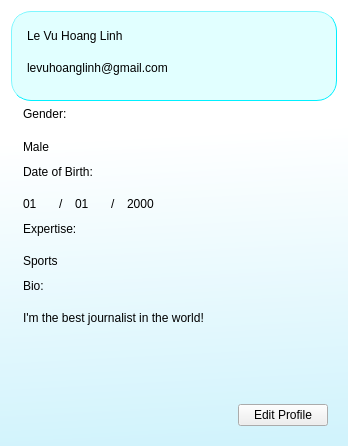
<?xml version="1.0" encoding="UTF-8"?>
<ui version="4.0">
 <class>profile_window</class>
 <widget class="QDialog" name="profile_window">
  <property name="geometry">
   <rect>
    <x>0</x>
    <y>0</y>
    <width>348</width>
    <height>446</height>
   </rect>
  </property>
  <property name="sizeIncrement">
   <size>
    <width>0</width>
    <height>0</height>
   </size>
  </property>
  <property name="windowTitle">
   <string>Profile</string>
  </property>
  <property name="styleSheet">
   <string notr="true">QDialog{
background-color: qlineargradient(spread:pad, x1:0.497537, y1:1, x2:0.468443, y2:0.301, stop:0 rgba(209, 243, 252, 255), stop:1 rgba(255, 255, 255, 255))
}</string>
  </property>
  <layout class="QVBoxLayout" name="verticalLayout">
   <item>
    <widget class="QFrame" name="header">
     <property name="maximumSize">
      <size>
       <width>16777215</width>
       <height>90</height>
      </size>
     </property>
     <property name="styleSheet">
      <string notr="true">QFrame{
border-style: outset;
border-radius: 20px;
border-color: rgb(0, 240, 255);
border-width: 0.5px;
padding: 1px;
background-color: rgba(102, 255, 255, 50)
}</string>
     </property>
     <property name="frameShape">
      <enum>QFrame::StyledPanel</enum>
     </property>
     <property name="frameShadow">
      <enum>QFrame::Raised</enum>
     </property>
     <layout class="QHBoxLayout" name="horizontalLayout">
      <item>
       <widget class="QFrame" name="basic_info">
        <property name="maximumSize">
         <size>
          <width>16777215</width>
          <height>90</height>
         </size>
        </property>
        <property name="styleSheet">
         <string notr="true">QFrame{
border: none;
background-color: rgba(0,0,0,0)

}</string>
        </property>
        <property name="frameShape">
         <enum>QFrame::StyledPanel</enum>
        </property>
        <property name="frameShadow">
         <enum>QFrame::Raised</enum>
        </property>
        <layout class="QVBoxLayout" name="verticalLayout_2">
         <property name="spacing">
          <number>0</number>
         </property>
         <property name="leftMargin">
          <number>0</number>
         </property>
         <property name="topMargin">
          <number>0</number>
         </property>
         <property name="rightMargin">
          <number>0</number>
         </property>
         <property name="bottomMargin">
          <number>0</number>
         </property>
         <item>
          <widget class="QLabel" name="name_display">
           <property name="maximumSize">
            <size>
             <width>16777215</width>
             <height>30</height>
            </size>
           </property>
           <property name="styleSheet">
            <string notr="true">font: 20pt &quot;.AppleSystemUIFont&quot;;</string>
           </property>
           <property name="text">
            <string>Le Vu Hoang Linh</string>
           </property>
           <property name="alignment">
            <set>Qt::AlignLeading|Qt::AlignLeft|Qt::AlignTop</set>
           </property>
          </widget>
         </item>
         <item>
          <widget class="QLabel" name="email_display">
           <property name="maximumSize">
            <size>
             <width>16777215</width>
             <height>30</height>
            </size>
           </property>
           <property name="text">
            <string>levuhoanglinh@gmail.com</string>
           </property>
           <property name="alignment">
            <set>Qt::AlignLeading|Qt::AlignLeft|Qt::AlignTop</set>
           </property>
          </widget>
         </item>
        </layout>
       </widget>
      </item>
      <item>
       <widget class="QPushButton" name="logo">
        <property name="maximumSize">
         <size>
          <width>70</width>
          <height>16777215</height>
         </size>
        </property>
        <property name="sizeIncrement">
         <size>
          <width>4</width>
          <height>0</height>
         </size>
        </property>
        <property name="styleSheet">
         <string notr="true">QPushButton{
border: none
}</string>
        </property>
        <property name="text">
         <string/>
        </property>
        <property name="icon">
         <iconset>
          <normaloff>assets/icons/user.png</normaloff>assets/icons/user.png</iconset>
        </property>
        <property name="iconSize">
         <size>
          <width>64</width>
          <height>64</height>
         </size>
        </property>
       </widget>
      </item>
     </layout>
    </widget>
   </item>
   <item>
    <widget class="QFrame" name="body">
     <property name="styleSheet">
      <string notr="true">QFrame{
border: none
}</string>
     </property>
     <property name="frameShape">
      <enum>QFrame::StyledPanel</enum>
     </property>
     <property name="frameShadow">
      <enum>QFrame::Raised</enum>
     </property>
     <layout class="QVBoxLayout" name="verticalLayout_3">
      <property name="spacing">
       <number>-1</number>
      </property>
      <property name="leftMargin">
       <number>12</number>
      </property>
      <property name="topMargin">
       <number>0</number>
      </property>
      <property name="rightMargin">
       <number>12</number>
      </property>
      <property name="bottomMargin">
       <number>3</number>
      </property>
      <item alignment="Qt::AlignLeft|Qt::AlignTop">
       <widget class="QLabel" name="gender_label">
        <property name="minimumSize">
         <size>
          <width>0</width>
          <height>21</height>
         </size>
        </property>
        <property name="maximumSize">
         <size>
          <width>16777215</width>
          <height>23</height>
         </size>
        </property>
        <property name="styleSheet">
         <string notr="true"/>
        </property>
        <property name="text">
         <string>Gender:</string>
        </property>
        <property name="alignment">
         <set>Qt::AlignLeading|Qt::AlignLeft|Qt::AlignTop</set>
        </property>
       </widget>
      </item>
      <item alignment="Qt::AlignLeft|Qt::AlignTop">
       <widget class="QLabel" name="gender_display">
        <property name="minimumSize">
         <size>
          <width>0</width>
          <height>25</height>
         </size>
        </property>
        <property name="maximumSize">
         <size>
          <width>16777215</width>
          <height>40</height>
         </size>
        </property>
        <property name="styleSheet">
         <string notr="true">font: 20pt &quot;.AppleSystemUIFont&quot;;</string>
        </property>
        <property name="text">
         <string>Male</string>
        </property>
       </widget>
      </item>
      <item alignment="Qt::AlignLeft|Qt::AlignTop">
       <widget class="QLabel" name="dob_label">
        <property name="minimumSize">
         <size>
          <width>0</width>
          <height>20</height>
         </size>
        </property>
        <property name="maximumSize">
         <size>
          <width>16777215</width>
          <height>20</height>
         </size>
        </property>
        <property name="text">
         <string>Date of Birth:</string>
        </property>
        <property name="alignment">
         <set>Qt::AlignLeading|Qt::AlignLeft|Qt::AlignTop</set>
        </property>
       </widget>
      </item>
      <item alignment="Qt::AlignLeft">
       <widget class="QFrame" name="dob_display">
        <property name="minimumSize">
         <size>
          <width>0</width>
          <height>25</height>
         </size>
        </property>
        <property name="styleSheet">
         <string notr="true">font: 20pt &quot;.AppleSystemUIFont&quot;;</string>
        </property>
        <property name="frameShape">
         <enum>QFrame::StyledPanel</enum>
        </property>
        <property name="frameShadow">
         <enum>QFrame::Raised</enum>
        </property>
        <layout class="QHBoxLayout" name="horizontalLayout_3">
         <property name="leftMargin">
          <number>0</number>
         </property>
         <property name="topMargin">
          <number>0</number>
         </property>
         <property name="rightMargin">
          <number>0</number>
         </property>
         <property name="bottomMargin">
          <number>0</number>
         </property>
         <item>
          <widget class="QLabel" name="day_display">
           <property name="minimumSize">
            <size>
             <width>30</width>
             <height>25</height>
            </size>
           </property>
           <property name="maximumSize">
            <size>
             <width>30</width>
             <height>16777215</height>
            </size>
           </property>
           <property name="text">
            <string>01</string>
           </property>
          </widget>
         </item>
         <item>
          <widget class="QLabel" name="spacing_display_1">
           <property name="minimumSize">
            <size>
             <width>10</width>
             <height>25</height>
            </size>
           </property>
           <property name="maximumSize">
            <size>
             <width>12</width>
             <height>16777215</height>
            </size>
           </property>
           <property name="text">
            <string>/</string>
           </property>
          </widget>
         </item>
         <item>
          <widget class="QLabel" name="month_display">
           <property name="minimumSize">
            <size>
             <width>30</width>
             <height>25</height>
            </size>
           </property>
           <property name="maximumSize">
            <size>
             <width>30</width>
             <height>16777215</height>
            </size>
           </property>
           <property name="text">
            <string>01</string>
           </property>
          </widget>
         </item>
         <item>
          <widget class="QLabel" name="spacing_display_2">
           <property name="minimumSize">
            <size>
             <width>10</width>
             <height>25</height>
            </size>
           </property>
           <property name="maximumSize">
            <size>
             <width>12</width>
             <height>16777215</height>
            </size>
           </property>
           <property name="text">
            <string>/</string>
           </property>
          </widget>
         </item>
         <item>
          <widget class="QLabel" name="year_display">
           <property name="minimumSize">
            <size>
             <width>30</width>
             <height>25</height>
            </size>
           </property>
           <property name="maximumSize">
            <size>
             <width>60</width>
             <height>16777215</height>
            </size>
           </property>
           <property name="text">
            <string>2000</string>
           </property>
          </widget>
         </item>
        </layout>
       </widget>
      </item>
      <item alignment="Qt::AlignLeft|Qt::AlignTop">
       <widget class="QLabel" name="expertise_label">
        <property name="minimumSize">
         <size>
          <width>0</width>
          <height>20</height>
         </size>
        </property>
        <property name="maximumSize">
         <size>
          <width>16777215</width>
          <height>20</height>
         </size>
        </property>
        <property name="text">
         <string>Expertise:</string>
        </property>
        <property name="alignment">
         <set>Qt::AlignLeading|Qt::AlignLeft|Qt::AlignTop</set>
        </property>
       </widget>
      </item>
      <item alignment="Qt::AlignLeft|Qt::AlignTop">
       <widget class="QLabel" name="expertise_display">
        <property name="minimumSize">
         <size>
          <width>0</width>
          <height>25</height>
         </size>
        </property>
        <property name="maximumSize">
         <size>
          <width>16777215</width>
          <height>40</height>
         </size>
        </property>
        <property name="styleSheet">
         <string notr="true">font: 20pt &quot;.AppleSystemUIFont&quot;;</string>
        </property>
        <property name="text">
         <string>Sports</string>
        </property>
       </widget>
      </item>
      <item>
       <widget class="QLabel" name="bio_label">
        <property name="minimumSize">
         <size>
          <width>0</width>
          <height>20</height>
         </size>
        </property>
        <property name="maximumSize">
         <size>
          <width>16777215</width>
          <height>20</height>
         </size>
        </property>
        <property name="text">
         <string>Bio:</string>
        </property>
        <property name="alignment">
         <set>Qt::AlignLeading|Qt::AlignLeft|Qt::AlignTop</set>
        </property>
       </widget>
      </item>
      <item alignment="Qt::AlignLeft|Qt::AlignTop">
       <widget class="QLabel" name="bio_label_2">
        <property name="minimumSize">
         <size>
          <width>0</width>
          <height>25</height>
         </size>
        </property>
        <property name="maximumSize">
         <size>
          <width>16777215</width>
          <height>40</height>
         </size>
        </property>
        <property name="styleSheet">
         <string notr="true">font: 20pt &quot;.AppleSystemUIFont&quot;;</string>
        </property>
        <property name="text">
         <string>I'm the best journalist in the world!</string>
        </property>
       </widget>
      </item>
     </layout>
    </widget>
   </item>
   <item alignment="Qt::AlignRight">
    <widget class="QFrame" name="buttons">
     <property name="styleSheet">
      <string notr="true">QFrame{
border: none
}</string>
     </property>
     <property name="frameShape">
      <enum>QFrame::StyledPanel</enum>
     </property>
     <property name="frameShadow">
      <enum>QFrame::Raised</enum>
     </property>
     <layout class="QHBoxLayout" name="horizontalLayout_2">
      <item alignment="Qt::AlignRight|Qt::AlignBottom">
       <widget class="QPushButton" name="edit_profile_button">
        <property name="minimumSize">
         <size>
          <width>90</width>
          <height>0</height>
         </size>
        </property>
        <property name="maximumSize">
         <size>
          <width>16777215</width>
          <height>16777215</height>
         </size>
        </property>
        <property name="cursor">
         <cursorShape>PointingHandCursor</cursorShape>
        </property>
        <property name="styleSheet">
         <string notr="true"/>
        </property>
        <property name="text">
         <string>Edit Profile</string>
        </property>
       </widget>
      </item>
     </layout>
    </widget>
   </item>
  </layout>
 </widget>
 <resources/>
 <connections/>
</ui>
